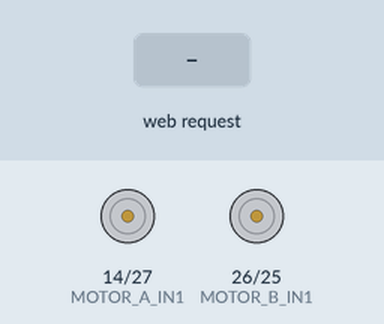
Simulated run of this sketch. Board: ESP32. On the bench: motor-driver pin pairs drawn as motors (green arrow = first pin HIGH = forward, orange = second pin HIGH = backward, longer = more drive, scaled by the enable pin). Inputs (shaded band) come from the test bench. WiFi joins after 1.5 s; servers stay silent unless stated; what the sketch prints to the serial monitor is not drawn.

Above: at 2.7 s.
2.8 s: HTTP request GET /control?cmd=forward received
At 4.0 s:
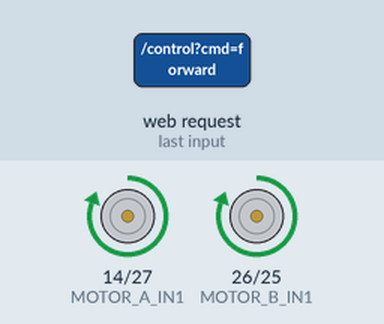
4.3 s: HTTP request GET /control?cmd=backward received
At 5.3 s:
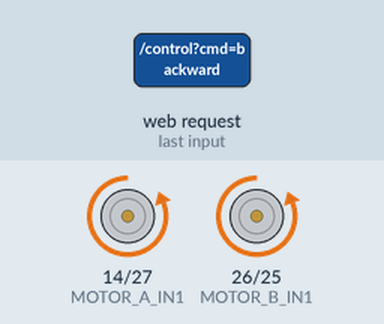
5.8 s: HTTP request GET /control?cmd=left received
At 6.9 s:
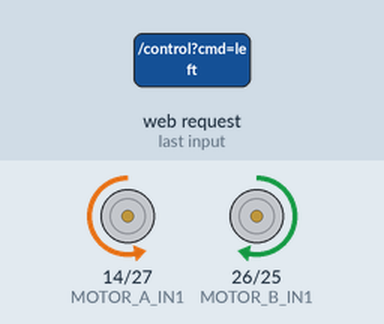
7.3 s: HTTP request GET /control?cmd=right received
At 8.1 s:
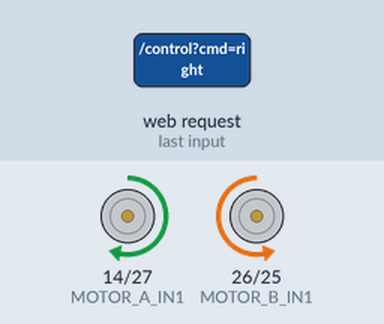
8.8 s: HTTP request GET /control?cmd=forward received
At 9.8 s:
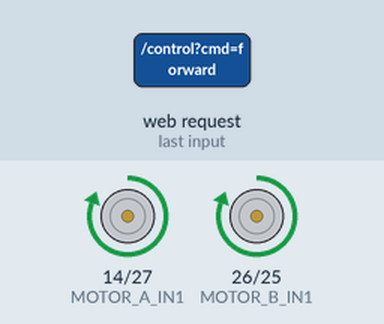
10.3 s: HTTP request GET /control?cmd=backward received
At 11.0 s:
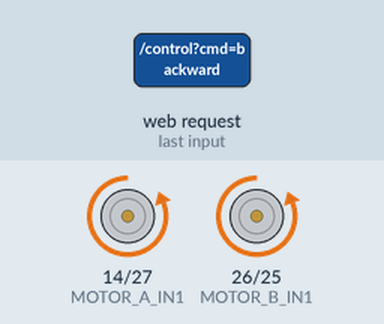
Timing chart, 0 to 12.8 s (numbered marks = the images above; inputs shaded):
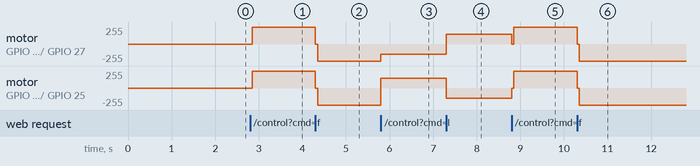

The sketch:

single_ugv.ino
```cpp
#include <WiFi.h>
#include <WebServer.h>

// WiFi credentials
const char* ssid = "apple";
const char* password = "9966809332";
// Motor pin definitions
#define MOTOR_A_IN1 14
#define MOTOR_A_IN2 27
#define MOTOR_A_ENA 33

#define MOTOR_B_IN1 26
#define MOTOR_B_IN2 25
#define MOTOR_B_ENB 32

WebServer server(80);

// ==== Setup ====

void setup() {
 Serial.begin(115200);

 // Setup motor pins
 pinMode(MOTOR_A_IN1, OUTPUT);
 pinMode(MOTOR_A_IN2, OUTPUT);
 pinMode(MOTOR_A_ENA, OUTPUT);
 pinMode(MOTOR_B_IN1, OUTPUT);
 pinMode(MOTOR_B_IN2, OUTPUT);
 pinMode(MOTOR_B_ENB, OUTPUT);

 stopMotors();

 Serial.println("Connecting to WiFi...");
 WiFi.begin(ssid, password);
 while (WiFi.status() != WL_CONNECTED) {
  delay(500);
  Serial.print(".");
 }

 Serial.println("\nWiFi Connected");
 Serial.println("IP Address: " + WiFi.localIP().toString());

 // Web routes
 server.on("/", handleRoot);
 server.on("/control", handleControl);

 server.begin();
 Serial.println("HTTP server started");
}

void loop() {
 server.handleClient();
}

// ==== Motor Control ====

void moveForward() {
 stopMotors();
 delay(50);
 digitalWrite(MOTOR_A_IN1, HIGH); digitalWrite(MOTOR_A_IN2, LOW);
 digitalWrite(MOTOR_B_IN1, HIGH); digitalWrite(MOTOR_B_IN2, LOW);
 analogWrite(MOTOR_A_ENA, 255);
 analogWrite(MOTOR_B_ENB, 255);
 Serial.println("Moving Forward");
}

void moveBackward() {
 stopMotors();
 delay(50);
 digitalWrite(MOTOR_A_IN1, LOW); digitalWrite(MOTOR_A_IN2, HIGH);
 digitalWrite(MOTOR_B_IN1, LOW); digitalWrite(MOTOR_B_IN2, HIGH);
 analogWrite(MOTOR_A_ENA, 255);
 analogWrite(MOTOR_B_ENB, 255);
 Serial.println("Moving Backward");
}

void turnLeft() {
 digitalWrite(MOTOR_A_IN1, LOW); digitalWrite(MOTOR_A_IN2, HIGH);
 digitalWrite(MOTOR_B_IN1, HIGH); digitalWrite(MOTOR_B_IN2, LOW);
 analogWrite(MOTOR_A_ENA, 150);
 analogWrite(MOTOR_B_ENB, 150);
 Serial.println("Turning Left");
}

void turnRight() {
 digitalWrite(MOTOR_A_IN1, HIGH); digitalWrite(MOTOR_A_IN2, LOW);
 digitalWrite(MOTOR_B_IN1, LOW); digitalWrite(MOTOR_B_IN2, HIGH);
 analogWrite(MOTOR_A_ENA, 150);
 analogWrite(MOTOR_B_ENB, 150);
 Serial.println("Turning Right");
}

void stopMotors() {
 digitalWrite(MOTOR_A_IN1, LOW); digitalWrite(MOTOR_A_IN2, LOW); digitalWrite(MOTOR_A_ENA, LOW);
 digitalWrite(MOTOR_B_IN1, LOW); digitalWrite(MOTOR_B_IN2, LOW); digitalWrite(MOTOR_B_ENB, LOW);
 Serial.println("Motors Stopped");
}

// ==== Web Handlers ====
void handleRoot() {
 String html = R"rawliteral(
<!DOCTYPE html>
<html>
<head>
 <meta charset="UTF-8">
 <title>🚗 UGV Control Panel</title>
 <style>
  body {
   background: #121212;
   color: white;
   font-family: 'Segoe UI', sans-serif;
   text-align: center;
   padding: 20px;
  }

  h1 {
   font-size: 2em;
   color: #00ffcc;
   margin-bottom: 40px;
  }

  .control-grid {
   display: grid;
   grid-template-columns: 80px 80px 80px;
   grid-template-rows: 80px 80px 80px;
   gap: 20px;
   justify-content: center;
   margin: auto;
  }

  .control-btn {
   background: #1e1e1e;
   border: 2px solid #00ffcc;
   border-radius: 12px;
   color: #00ffcc;
   font-size: 20px;
   font-weight: bold;
   cursor: pointer;
   box-shadow: 0 0 10px #00ffcc55;
   transition: 0.2s;
  }

  .control-btn:hover {
   background: #00ffcc;
   color: black;
   transform: scale(1.05);
   box-shadow: 0 0 20px #00ffccaa;
  }

  .stop {
   background: #cc0000;
   border-color: #ff4444;
   color: white;
  }

  .stop:hover {
   background: #ff4444;
  }

  .status {
   margin-top: 40px;
   font-size: 1.2em;
   color: #00ffcc;
  }
 </style>
</head>
<body>
 <h1>🚗 UGV Control Panel</h1>
 <div class="control-grid">
  <button class="control-btn" onmousedown="send('forward')" onmouseup="send('stop')">⬆</button>
  <button class="control-btn" onmousedown="send('left')" onmouseup="send('stop')">⬅</button>
  <button class="control-btn stop" onclick="send('stop')">⏹</button>
  <button class="control-btn" onmousedown="send('right')" onmouseup="send('stop')">➡</button>
  <button class="control-btn" onmousedown="send('backward')" onmouseup="send('stop')">⬇</button>
 </div>
 <div class="status" id="status">Status: Ready</div>

 <script>
  function send(cmd) {
   fetch('/control?cmd=' + cmd)
    .then(res => res.json())
    .then(data => {
     document.getElementById('status').innerText = 'Status: ' + data.status + ' (' + data.command + ')';
    })
    .catch(() => {
     document.getElementById('status').innerText = 'Status: Error';
    });
  }

  document.addEventListener('keydown', function(e) {
   if (e.repeat) return;
   switch (e.key.toLowerCase()) {
    case 'w': send('forward'); break;
    case 's': send('backward'); break;
    case 'a': send('left'); break;
    case 'd': send('right'); break;
    case ' ': send('stop'); e.preventDefault(); break;
   }
  });

  document.addEventListener('keyup', function(e) {
   if (['w', 'a', 's', 'd'].includes(e.key.toLowerCase())) send('stop');
  });
 </script>
</body>
</html>
 )rawliteral";

 server.send(200, "text/html", html);
}

void handleControl() {
 String cmd = server.arg("cmd");
 String status = "OK";

 if (cmd == "forward") moveForward();
 else if (cmd == "backward") moveBackward();
 else if (cmd == "left") turnLeft();
 else if (cmd == "right") turnRight();
 else if (cmd == "stop") stopMotors();
 else status = "Unknown Command";

 String json = "{\"command\":\"" + cmd + "\",\"status\":\"" + status + "\"}";
 server.send(200, "application/json", json);
}
```

Measured:
- after the input at 2.8 s, motor on GPIO 14 (MOTOR_A_IN1) / GPIO 27 (MOTOR_A_IN2), motor on GPIO 26 (MOTOR_B_IN1) / GPIO 25 (MOTOR_B_IN2): stopped → forward 255/255 after 0.05 s
- after the input at 4.3 s, motor on GPIO 14 (MOTOR_A_IN1) / GPIO 27 (MOTOR_A_IN2), motor on GPIO 26 (MOTOR_B_IN1) / GPIO 25 (MOTOR_B_IN2): forward 255/255 → backward 255/255 at once
- after the input at 5.8 s, motor on GPIO 14 (MOTOR_A_IN1) / GPIO 27 (MOTOR_A_IN2): backward 255/255 → backward 150/255 at once; motor on GPIO 26 (MOTOR_B_IN1) / GPIO 25 (MOTOR_B_IN2): backward 255/255 → forward 150/255 at once
- after the input at 7.3 s, motor on GPIO 14 (MOTOR_A_IN1) / GPIO 27 (MOTOR_A_IN2): backward 150/255 → forward 150/255 at once; motor on GPIO 26 (MOTOR_B_IN1) / GPIO 25 (MOTOR_B_IN2): forward 150/255 → backward 150/255 at once
- after the input at 8.8 s, motor on GPIO 14 (MOTOR_A_IN1) / GPIO 27 (MOTOR_A_IN2): forward 150/255 → forward 255/255 at once; motor on GPIO 26 (MOTOR_B_IN1) / GPIO 25 (MOTOR_B_IN2): backward 150/255 → forward 255/255 at once
- after the input at 10.3 s, motor on GPIO 14 (MOTOR_A_IN1) / GPIO 27 (MOTOR_A_IN2), motor on GPIO 26 (MOTOR_B_IN1) / GPIO 25 (MOTOR_B_IN2): forward 255/255 → backward 255/255 at once
